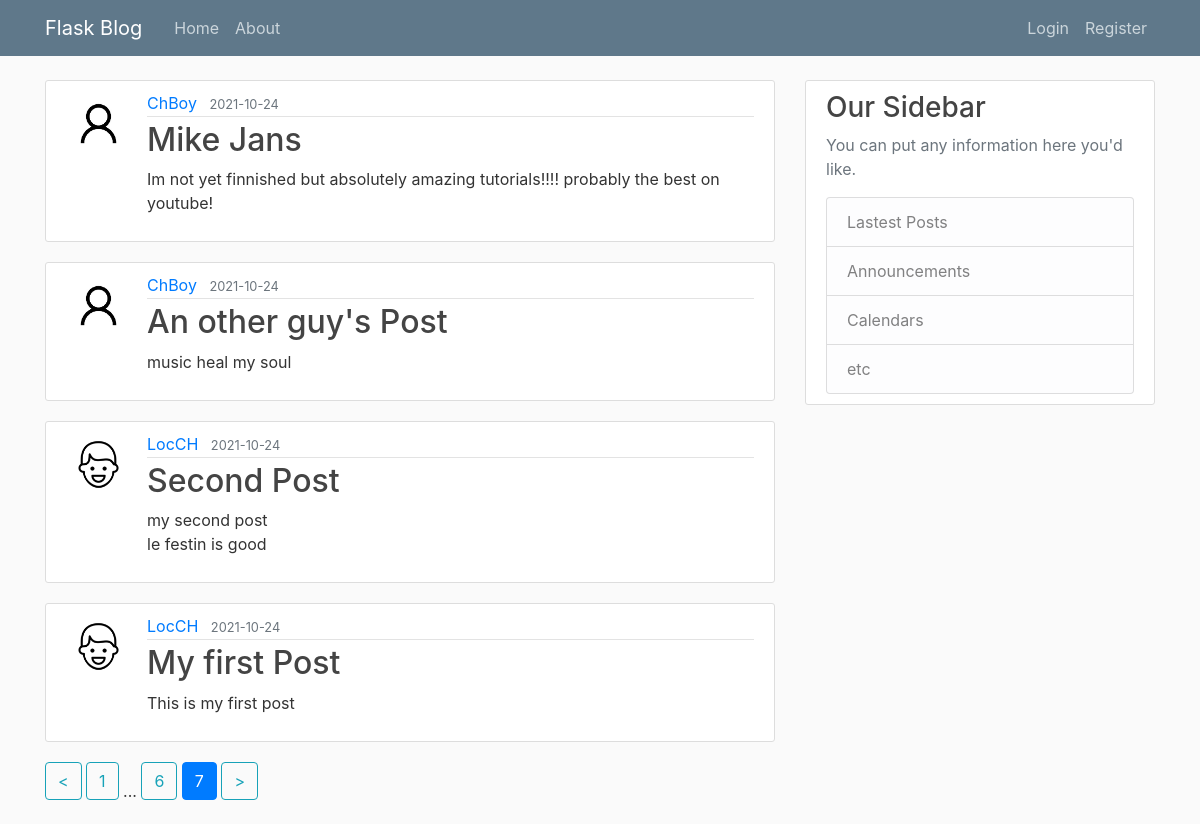
Screenshot of /home?page=7 with the database file from the repository.
### flaskblog/models.py (models this page shows, shortened)
class Post(db.Model):
    id = db.Column(db.Integer,primary_key = True)
    title = db.Column(db.String(100),nullable = False)
    date_posted = db.Column(db.DateTime,nullable = False,default = datetime.utcnow)
    content = db.Column(db.Text,nullable = False)
    user_id = db.Column(db.Integer,db.ForeignKey('user.id'),nullable = False) # reference to the 'user' table

class User(db.Model,UserMixin):
    id = db.Column(db.Integer,primary_key = True)
    username = db.Column(db.String(20),unique = True,nullable = False)
    email = db.Column(db.String(120),unique = True,nullable = False)
    image_file = db.Column(db.String(20),nullable = False,default = 'default.jpg')
    password = db.Column(db.String(60),nullable = True)
    posts = db.relationship('Post',backref ='author',lazy = True)

### flaskblog/main/routes.py (the view)
@main.route("/")
@main.route("/home")
@swag_from('./docs/homePage.yml')
def home():
    page = request.args.get('page',1,type = int) # find in path  page query, default value = 1
    posts = Post.query.order_by(Post.date_posted.desc()).paginate(page = page,per_page = 4) # paginate each page 4 posts
    return render_template('home.html', posts = posts),200

### flaskblog/templates/home.html
{% extends 'layout.html'%}
{% block content %}
{% for post in posts.items %}
    <article class='media content-section'>
        <img class = 'rounded-circle article-img' src = "{{url_for('static',filename='profile_pics/' + post.author.image_file)}}">
        <div class='media-body'>
            <div class='article-metadata'>
                <a class='mr-2' href = "{{ url_for('users.user_post',username = post.author.username) }}">{{ post.author.username }}</a>
                <small class='text-muted'>{{ post.date_posted.strftime('%Y-%m-%d') }}</small>
            </div>
            <h2> <a class='article-title' href='/post/{{ post.id }}'>{{ post.title }}</a></h2>
            <p class = 'article-content'>{{ post.content }}</p>
        </div>
    </article>
{% endfor %}
{%if posts.page > 1 %}
    <a class = 'btn btn-outline-info mb-4' href = "{{ url_for('main.home',page = posts.page -1) }}"> < </a>
{% endif %}
{% for page_num in posts.iter_pages(left_edge =1, right_edge=1,left_current=1,right_current=2) %}
    {% if page_num %}
        {% if page_num == posts.page %}
            <a class = 'btn btn-primary mb-4' href = "{{ url_for('main.home',page = page_num) }}">{{page_num}}</a>
        {% else %}
            <a class = 'btn btn-outline-info mb-4' href = "{{ url_for('main.home',page = page_num) }}">{{page_num}}</a>
        {% endif %}
    {% else %}
      ...
    {% endif %}
{% endfor %}
    <a class = 'btn btn-outline-info mb-4' href = "{{ url_for('main.home',page = posts.page +1) }}"> > </a>
{% endblock content%}

### flaskblog/templates/layout.html (shortened to what this page needs)
<!DOCTYPE html>
<html>
    <head>
        <link rel="stylesheet" href="https://maxcdn.bootstrapcdn.com/bootstrap/4.0.0/css/bootstrap.min.css">
        <link rel="stylesheet" type="text/css" href="{{ url_for('static', filename='main.css') }}">
    </head>
    <body>
        <header class="site-header">
            <nav class="navbar navbar-expand-md navbar-dark bg-steel fixed-top">
                <div class="container">
                <a class="navbar-brand mr-4" href="/">Flask Blog</a>
                <div class="collapse navbar-collapse" id="navbarToggle">
                    <div class="navbar-nav mr-auto">
                    <a class="nav-item nav-link" href="/">Home</a>
                    <a class="nav-item nav-link" href="/about">About</a>
                    </div>
                    <div class="navbar-nav">
                    {% if current_user.is_authenticated %}
                        <a class = "nav-item nav-link" href = "/post/new">New Post</a>
                        <a class = "nav-item nav-link" href = "/account">Account</a>
                        <a class = "nav-item nav-link" href = "/logout">Logout</a>
                    {% else%}
                        <a class="nav-item nav-link" href="/login">Login</a>
                        <a class="nav-item nav-link" href="/register">Register</a>
                    {% endif %}
                    </div>
                </div>
                </div>
            </nav>
        </header>
        <main role='main' class='container'>
            <div class='row'>
                <div class='col-md-8'>
                    {% block content %}
                    {% endblock %}
                </div>
                <div class='col-md-4'>
                    <div class='content-section'>
                    <h3>Our Sidebar</h3>
                    <p class='text-muted'>You can put any information here you'd like.
                        <ul class='list-group'>
                            <li class='list-group-item list-group-item-light'>Lastest Posts</li>
                            <li class='list-group-item list-group-item-light'>Announcements</li>
                            <li class='list-group-item list-group-item-light'>Calendars</li>
                            <li class='list-group-item list-group-item-light'>etc</li>
                        </ul>
                </div>
            </div>
        </main>
    </body>
</html>

### flaskblog/static/main.css (style rules this page uses)
body { background: #fafafa; color: #333333; margin-top: 5rem; }
h1, h2, h3, h4, h5, h6 { color: #444444; }
.bg-steel { background-color: #5f788a; }
.site-header .navbar-nav .nav-link { color: #cbd5db; }
.content-section { background: #ffffff; padding: 10px 20px; border: 1px solid #dddddd; border-radius: 3px; margin-bottom: 20px; }
.article-title { color: #444444; }
.article-content { white-space: pre-line; }
.article-img { height: 65px; width: 65px; margin-right: 16px; }
.article-metadata { padding-bottom: 1px; margin-bottom: 4px; border-bottom: 1px solid #e3e3e3 }

### rows the page displays
Post: image_file (placeholder picture), author.username "ChBoy", date_posted "2021-10-24", title "Mike Jans", content "Im not yet finnished but absolutely amazing tutorials!!!! probably the best on youtube!"
Post: image_file (placeholder picture), author.username "ChBoy", date_posted "2021-10-24", title "An other guy's Post", content "music heal my soul"
Post: image_file (picture), author.username "LocCH", date_posted "2021-10-24", title "Second Post", content "my second post le festin is good"
Post: image_file (picture), author.username "LocCH", date_posted "2021-10-24", title "My first Post", content "This is my first post"

### other values shown
{{ page_num }} "1" "6"
{{ page_num }} "7"
